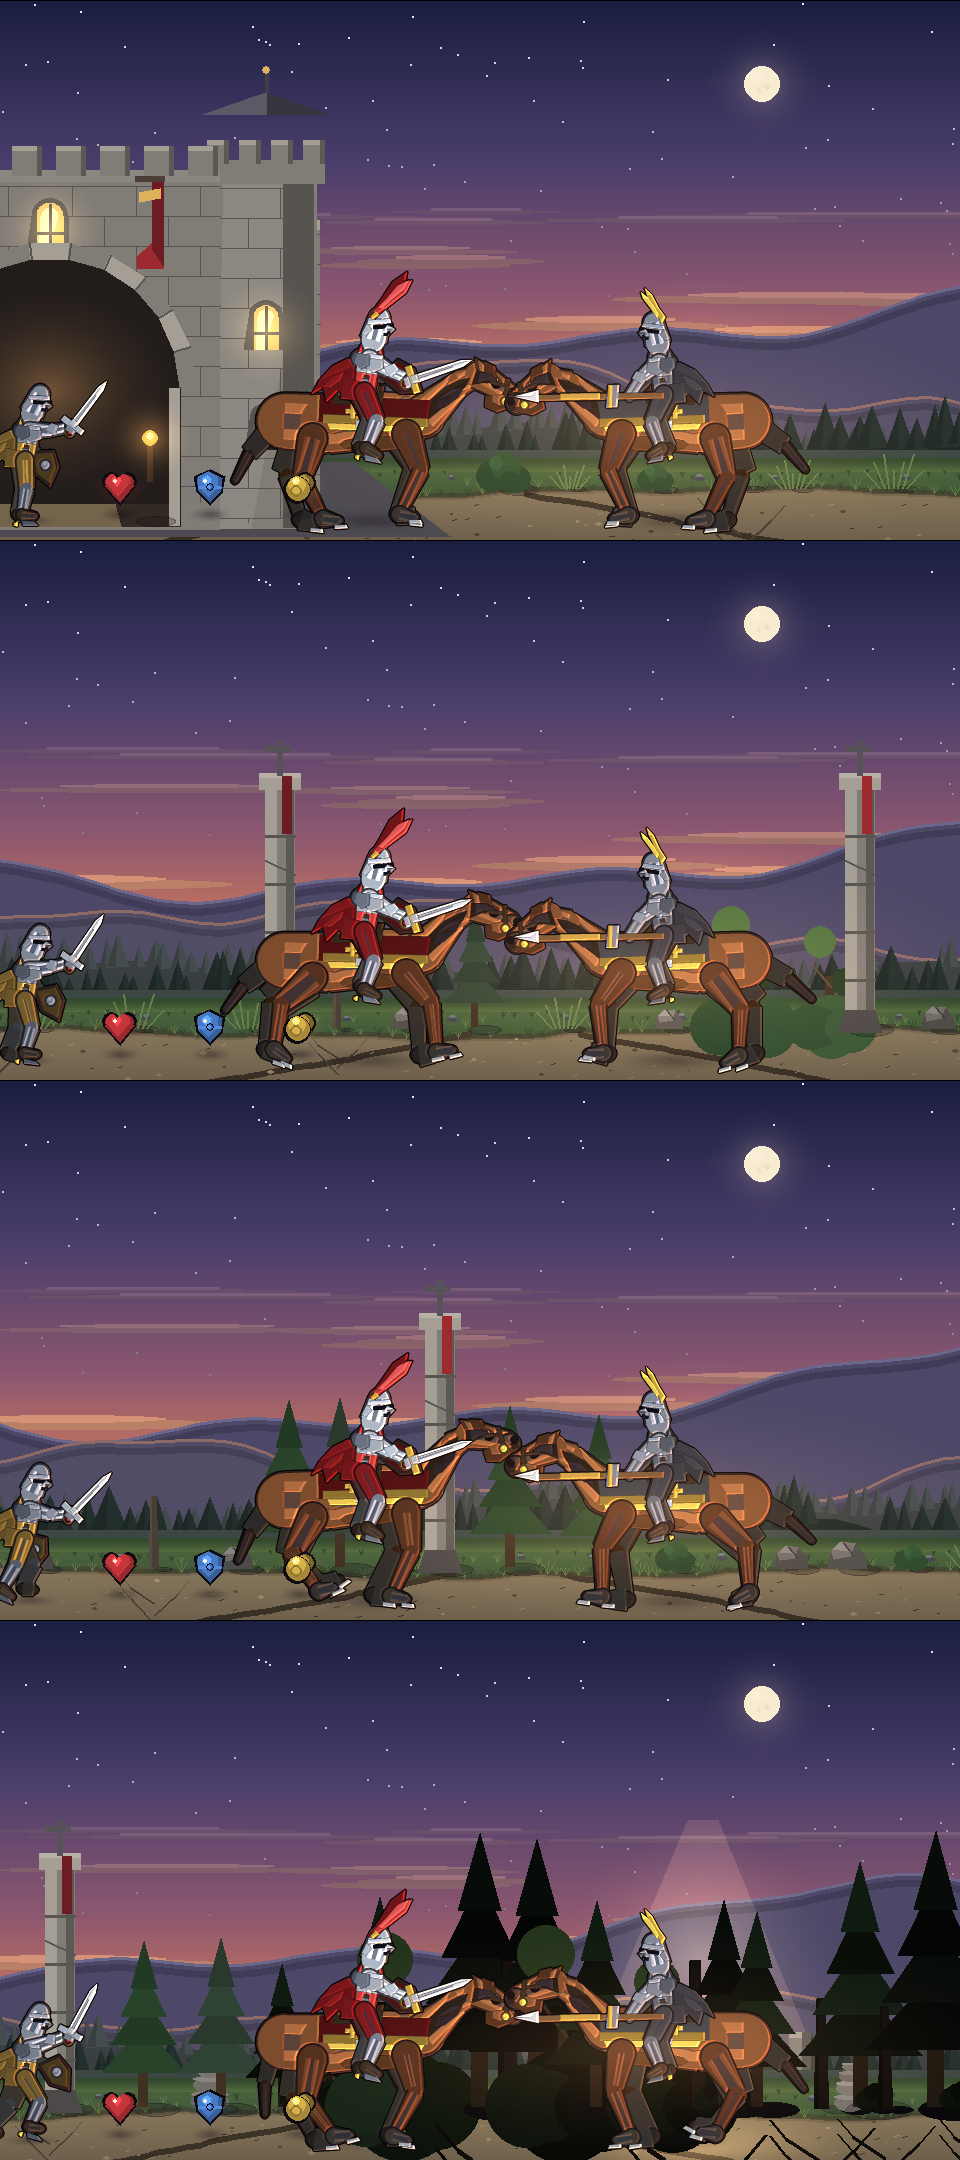

Write the Python code that produced this figure.
"""Render real game frames headless, so the whole scene can be eyeballed.

    python tools/frames.py

Writes tools/frames.png: four camera positions across level 1, drawn with the
same calls game.py makes, with a mounted knight and a guard in shot.
"""

import os
import sys

os.environ["SDL_VIDEODRIVER"] = "dummy"
sys.path.insert(0, os.path.dirname(os.path.dirname(os.path.abspath(__file__))))

import pygame  # noqa: E402

pygame.init()
import sprites  # noqa: E402
import world  # noqa: E402
import game  # noqa: E402

HERE = os.path.dirname(os.path.abspath(__file__))
W, H = 960, 540
PHASES = 7.0


def frame(cam_x, knight_x, horse_phase, guard_x_, t):
    surf = pygame.Surface((W, H))
    world.draw_sky(surf)
    world.draw_background(surf, cam_x)
    world.draw_goal(surf, cam_x, t)
    world.draw_ground(surf, cam_x)
    world.draw_props(surf, cam_x)
    world.draw_castle(surf, cam_x)
    world.draw_portcullis(surf, cam_x, 1.0)
    return surf


def main():
    # every actor is drawn in SCREEN space, like game.py does it
    horse = sprites.make_horse_rig(coat=sprites.CRIMSON_D, trim=sprites.GOLD, scale=game.HORSE_S)
    knight = sprites.make_human_rig(game.HUMAN_S)
    guard = sprites.make_human_rig(0.9 * game.HUMAN_S, sprites.GREY, sprites.GREY_D,
                                   sprites.OCHRE, sprites.OCHRE_D,
                                   weapon="sword", plume=False, shield=True)
    rider = sprites.make_human_rig(0.96 * game.HUMAN_S, sprites.GREY, sprites.GREY_D,
                                   sprites.GREY_D, sprites.BLACK, weapon="none",
                                   plume=False, shield=False,
                                   crest=sprites.GOLD, lance=True)
    ehorse = sprites.make_horse_rig(coat=sprites.GREY_D, trim=sprites.GOLD, scale=game.HORSE_S)

    cams = [-60.0, 700.0, 2400.0, 4700.0]
    strip = pygame.Surface((W, H * len(cams)))
    ground = world.GROUND
    for i, cam in enumerate(cams):
        s = frame(cam, i * 1000, i * 0.31, 0, 3.0)

        # mounted knight
        kx = cam + W * 0.38
        game.contact_shadow(s, kx - cam, ground, 48 * game.HORSE_S)
        ha, hb = sprites.horse_pose(4.0, (i * 0.31) % 1.0)
        img, _ = sprites.render_horse(horse, ha, (0.0, hb))
        sprites.blit(s, img, horse, kx - cam, ground)
        ra, rl = sprites.rider_pose((i * 0.31) % 1.0, riding=1.0, moving=1.0)
        img, _ = sprites.render_human(knight, ra, (0.0, rl - game.SEAT))
        sprites.blit(s, img, knight, kx - cam, ground)

        # an enemy rider closing in, and a guard on foot
        ex = kx + 300
        game.contact_shadow(s, ex - cam, ground, 48 * game.HORSE_S)
        eha, ehb = sprites.horse_pose(3.4, (i * 0.2) % 1.0, panic=0.3)
        img, _ = sprites.render_horse(ehorse, eha, (0.0, ehb), flip=True)
        sprites.blit(s, img, ehorse, ex - cam, ground)
        era, erl = sprites.rider_pose((i * 0.2) % 1.0, riding=1.0, moving=1.0,
                                      reach=0.8)
        img, _ = sprites.render_human(rider, era, (0.0, erl - game.SEAT), flip=True)
        sprites.blit(s, img, rider, ex - cam, ground)

        gx = kx - 340
        game.contact_shadow(s, gx - cam, ground, 22 * game.HUMAN_S)
        ga, gl = sprites.rider_pose((i * 0.44) % 1.0, riding=0.0, moving=1.0)
        img, _ = sprites.render_human(guard, ga, (0.0, gl))
        sprites.blit(s, img, guard, gx - cam, ground)

        for n, kind in enumerate(("heart", "shield", "gold")):
            p = game.Pickup(cam + 120 + n * 90, kind)
            p.t, p.land = 1.2, 1.0
            p.draw(s, cam)
        s.blit(game._grade(), (0, 0), special_flags=pygame.BLEND_RGBA_ADD)
        strip.blit(s, (0, i * H))
        pygame.draw.line(strip, (0, 0, 0), (0, i * H), (W, i * H))

    out = os.path.join(HERE, "frames.png")
    pygame.image.save(strip, out)
    print("wrote", out, "GROUND", ground, "GOAL", world.GOAL_X)

    keys = sorted(world.palette().keys())
    print("world.palette() keys:", ", ".join(keys))


if __name__ == "__main__":
    main()
